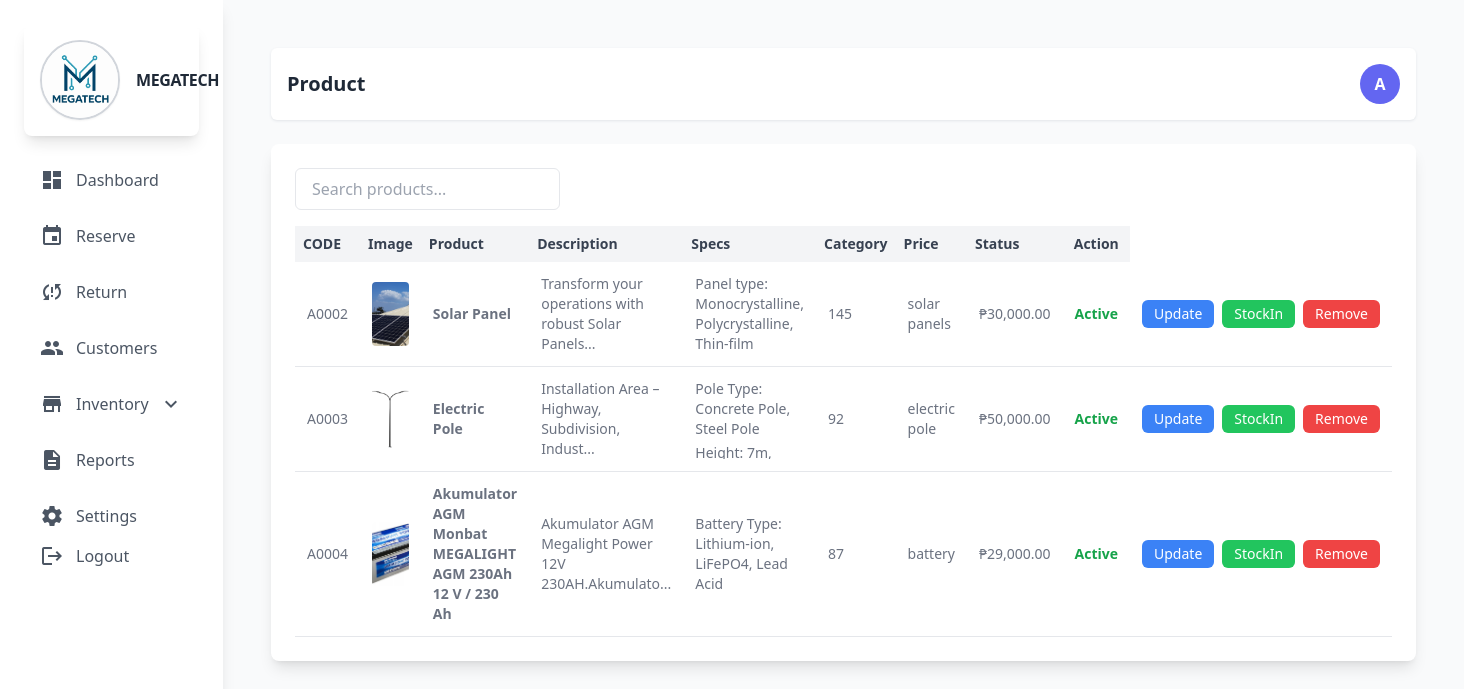
/admin/products.php (signed in), run on an earlier commit of the app's database.
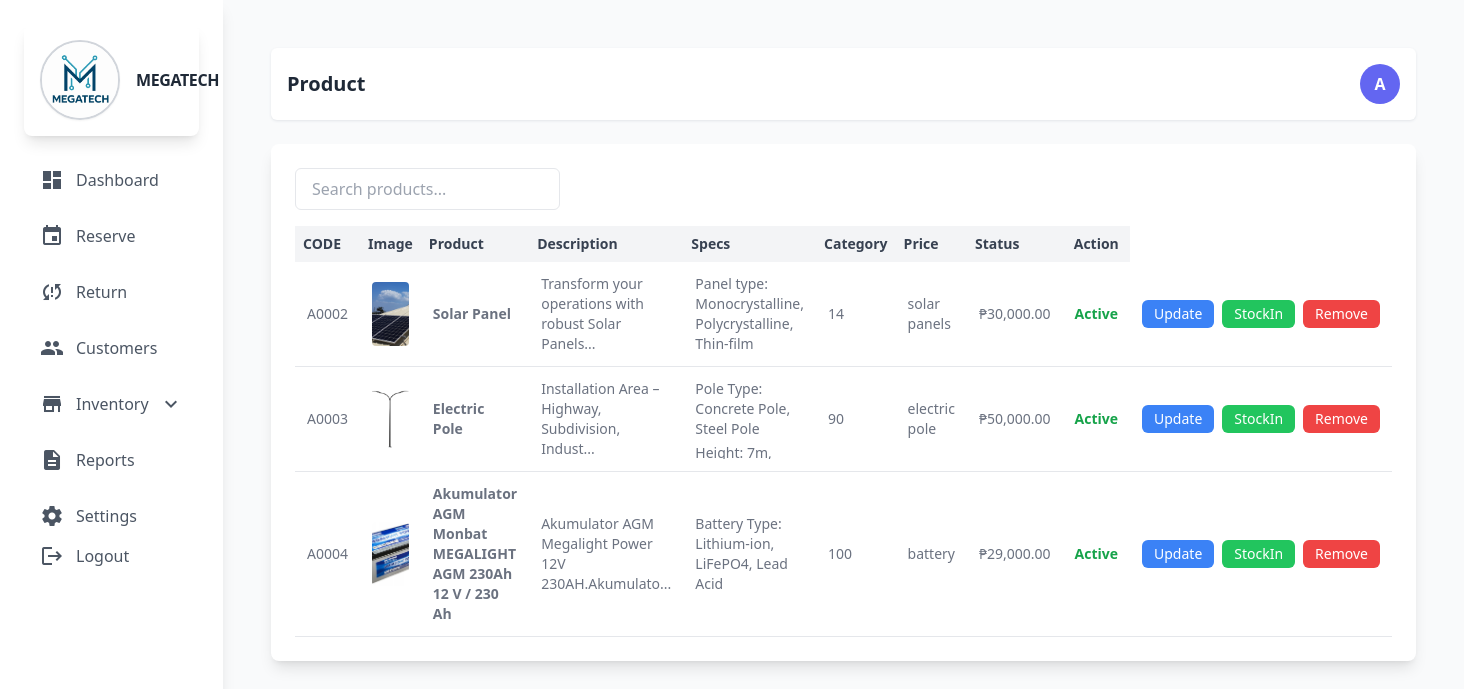
And on a later commit of the database.
### tables this page shows
CREATE TABLE `product` (
  `prod_id` int(11) NOT NULL,
  `prod_code` varchar(60) NOT NULL,
  `prod_name` varchar(60) NOT NULL,
  `prod_description` text NOT NULL,
  `prod_specs` longtext NOT NULL CHECK (json_valid(`prod_specs`)),
  `prod_stocks` int(11) NOT NULL,
  `prod_category_id` int(11) NOT NULL,
  `prod_price` decimal(10,2) NOT NULL,
  `prod_critical` int(11) NOT NULL,
  `prod_status` int(11) NOT NULL COMMENT '0=unactive,1=active',
  `prod_image` varchar(255) NOT NULL,
  `prod_added` datetime NOT NULL
);

CREATE TABLE `category` (
  `category_id` int(11) NOT NULL,
  `category_name` varchar(60) NOT NULL,
  `category_description` text DEFAULT NULL,
  `status` int(11) NOT NULL DEFAULT 1 COMMENT '0=InActive 1=Active'
);

### admin/backend/db.php (called while the page is built, shortened)
<?php
class db_connect
{
    public $host = db_host;
    public $user = db_user;
    public $pass = db_pass;
    public $name = db_name;
    public function connect()
    {
        try {
            $this->conn = new mysqli($this->host, $this->user, $this->pass, $this->name);
        } catch (\Throwable $th) {
            header("Location:setup.php");
        }
    }
}

### admin/backend/class.php (called while the page is built, shortened)
<?php
include ('db.php');
class global_class extends db_connect
{
public function fetch_all_product(){
        $query = $this->conn->prepare("SELECT *
        FROM `product`
        LEFT JOIN category
        ON product.prod_category_id = category.category_id
        where prod_status='1'
        ");
        if ($query->execute()) {
            $result = $query->get_result();
            return $result;
        }
    }
}
?>

### admin/products.php (the view, shortened to what the changed rows need)
<?php
include "components/header.php";
?>
<div class="flex justify-between items-center bg-white p-4 mb-6 rounded-md shadow shadow-gray-200">
    <h2 class="text-xl font-semibold text-gray-800">Product</h2>
</div>
<div class="bg-white rounded-lg shadow-lg p-6">
    <div class="overflow-x-auto">
        <table id="userTable" class="display table-auto w-full text-sm text-left text-gray-500 dark:text-gray-400">
            <thead class="bg-gray-100 text-gray-700">
                <tr>
                    <th class="p-2">CODE</th>
                    <th class="p-2">Image</th>
                    <th class="p-2">Product</th>
                    <th class="p-2">Description</th>
                    <th class="p-2">Specs</th>
                    <th class="p-2">Category</th>
                    <th class="p-2">Price</th>
                    <th class="p-2">Status</th>
                    <th class="p-2 text-center">Action</th>
                </tr>
            </thead>
            <tbody>
                <?php include "backend/end-points/product_list.php" ?>
            </tbody>
        </table>
    </div>
</div>
<?php include "components/footer.php";?>

### admin/backend/end-points/product_list.php
<?php
$fetch_all_product = $db->fetch_all_product();
if ($fetch_all_product->num_rows > 0) {
    foreach ($fetch_all_product as $product):
        $status = ($product['prod_status'] > 0) ? "Active" : "Not Active";
        $image_path = !empty($product['prod_image']) ? "../upload/{$product['prod_image']}" : 'images/default.png';
        $specs_html = '';
        $decoded_specs = [];
        if (!empty($product['prod_specs'])) {
            $decoded_specs = json_decode($product['prod_specs'], true);
            if (is_array($decoded_specs)) {
                foreach ($decoded_specs as $spec) {
                    $spec_name = htmlspecialchars($spec['Specs'] ?? '');
                    $spec_value = htmlspecialchars($spec['value'] ?? '');
                    $specs_html .= "<div><span class='font-medium'>$spec_name:</span> <span>$spec_value</span></div>";
                }
            } else {
                $specs_html = '<span class="text-gray-500 italic">Invalid specs</span>';
            }
        } else {
            $specs_html = '<span class="text-gray-400 italic">No specs</span>';
        }
        $specs_json = htmlspecialchars(json_encode($decoded_specs), ENT_QUOTES, 'UTF-8');
?>
<tr class="border-b">
    <td class="p-3"><?= htmlspecialchars($product['prod_code']) ?></td>
    <td class="p-3">
        <img src="<?= $image_path ?>" alt="<?= htmlspecialchars($product['prod_name']) ?>" class="w-16 h-16 object-cover rounded">
    </td>
    <td class="p-3 font-semibold"><?= htmlspecialchars($product['prod_name']) ?></td>
    <td class="p-3 text-sm">
        <?= strlen($product['prod_description']) > 50 ? htmlspecialchars(substr($product['prod_description'], 0, 50)) . '...' : htmlspecialchars($product['prod_description']) ?>
    </td>
    <td class="p-3 text-sm">
     <div class="space-y-1 max-h-[80px] overflow-y-auto">
            <?= $specs_html ?>
        </div>
    </td>
    <td class="p-3"><?= $product['prod_stocks'] ?></td>
    <td class="p-3"><?= htmlspecialchars($product['category_name']) ?></td>
    <td class="p-3">₱<?= number_format($product['prod_price'], 2) ?></td>
    <td class="p-3">
        <span class="<?= $product['prod_status'] > 0 ? 'text-green-600 font-semibold' : 'text-red-500 italic' ?>">
            <?= $status ?>
        </span>
    </td>
    <td class="p-3 text-center">
        <div class="flex flex-col sm:flex-row justify-center items-center space-y-1 sm:space-y-0 sm:space-x-2">
            <button class="bg-blue-500 text-white py-1 px-3 rounded-md text-sm updateProductToggler"
                data-prod_id="<?= $product['prod_id'] ?>"
                data-prod_code="<?= htmlspecialchars($product['prod_code']) ?>"
                data-prod_name="<?= htmlspecialchars($product['prod_name']) ?>"
                data-prod_price="<?= $product['prod_price'] ?>"
                data-prod_stocks="<?= $product['prod_stocks'] ?>"
                data-prod_category_id="<?= $product['prod_category_id'] ?>"
                data-prod_critical="<?= $product['prod_critical'] ?>"
                data-prod_description="<?= htmlspecialchars($product['prod_description']) ?>"
                data-prod_specs="<?= $specs_json ?>"
            >
                Update
            </button>
            <button class="bg-green-500 text-white py-1 px-3 rounded-md text-sm stockInToggler"
                data-prod_stocks="<?= $product['prod_stocks'] ?>"
                data-prod_id="<?= $product['prod_id'] ?>"
                data-prod_name="<?= htmlspecialchars($product['prod_name']) ?>"
            >
                StockIn
            </button>
            <button class="bg-red-500 text-white py-1 px-3 rounded-md text-sm togglerRemoveProduct"
                data-prod_id="<?= $product['prod_id'] ?>"
                data-prod_name="<?= htmlspecialchars($product['prod_name']) ?>"
            >
                Remove
            </button>
        </div>
    </td>
</tr>
<?php
    endforeach;
} else { ?>
<tr>
    <td colspan="10" class="p-4 text-center text-gray-500 italic">No Product Found.</td>
</tr>
<?php } ?>

What changed in the data, as far as the page shows it:
changed product "Solar Panel": prod_stocks "145" → "14"
changed product "Electric Pole": prod_stocks "92" → "90"
changed product "Akumulator AGM Monbat MEGALIGHT AGM 230Ah 12 V / 230 Ah": prod_stocks "87" → "100"
